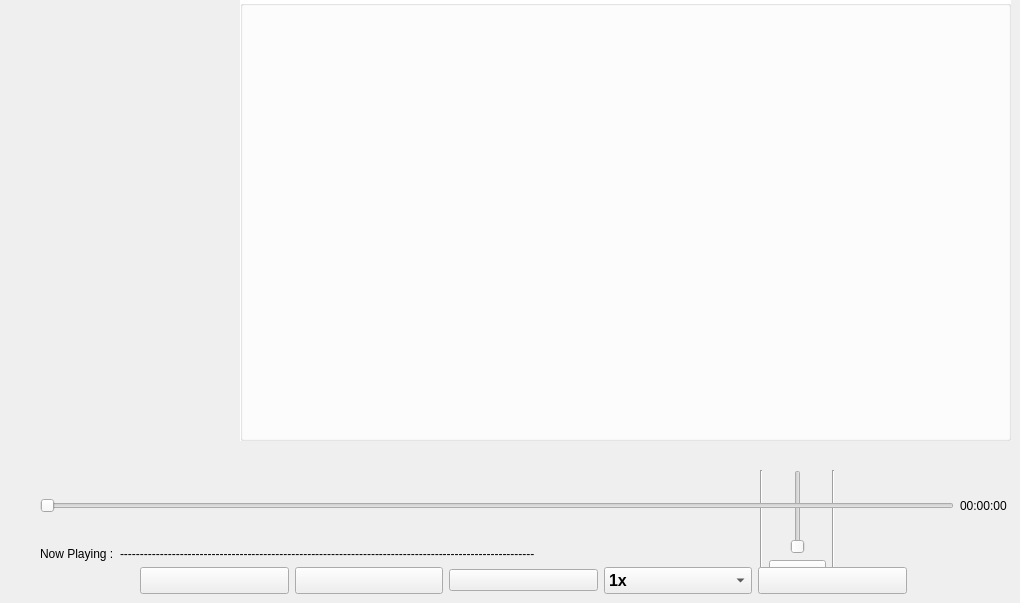
    <widget class="QWidget" name="tab_8">
     <attribute name="title">
      <string>Video</string>
     </attribute>
     <widget class="QGroupBox" name="groupBox_2">
      <property name="geometry">
       <rect>
        <x>240</x>
        <y>0</y>
        <width>771</width>
        <height>441</height>
       </rect>
      </property>
      <property name="sizePolicy">
       <sizepolicy hsizetype="Expanding" vsizetype="Expanding">
        <horstretch>0</horstretch>
        <verstretch>0</verstretch>
       </sizepolicy>
      </property>
      <property name="minimumSize">
       <size>
        <width>0</width>
        <height>0</height>
       </size>
      </property>
      <property name="mouseTracking">
       <bool>false</bool>
      </property>
      <property name="layoutDirection">
       <enum>Qt::RightToLeft</enum>
      </property>
      <property name="autoFillBackground">
       <bool>false</bool>
      </property>
      <property name="styleSheet">
       <string notr="true">background-color: rgb(255, 255, 255);</string>
      </property>
      <property name="title">
       <string/>
      </property>
     </widget>
     <widget class="QWidget" name="layoutWidget">
      <property name="geometry">
       <rect>
        <x>760</x>
        <y>470</y>
        <width>75</width>
        <height>121</height>
       </rect>
      </property>
      <layout class="QHBoxLayout" name="horizontalLayout">
       <item>
        <widget class="Line" name="line_4">
         <property name="orientation">
          <enum>Qt::Vertical</enum>
         </property>
        </widget>
       </item>
       <item>
        <layout class="QFormLayout" name="formLayout">
         <item row="1" column="0" colspan="2">
          <widget class="QPushButton" name="BtnMute">
           <property name="font">
            <font>
             <pointsize>12</pointsize>
             <weight>75</weight>
             <bold>true</bold>
            </font>
           </property>
           <property name="text">
            <string/>
           </property>
           <property name="icon">
            <iconset>
             <normaloff>:/Resources/ui_icons/Voice_48px.png</normaloff>:/Resources/ui_icons/Voice_48px.png</iconset>
           </property>
           <property name="iconSize">
            <size>
             <width>35</width>
             <height>35</height>
            </size>
           </property>
          </widget>
         </item>
         <item row="0" column="0" colspan="2">
          <widget class="QSlider" name="vSliderSound">
           <property name="sizePolicy">
            <sizepolicy hsizetype="Expanding" vsizetype="Maximum">
             <horstretch>0</horstretch>
             <verstretch>0</verstretch>
            </sizepolicy>
           </property>
           <property name="orientation">
            <enum>Qt::Vertical</enum>
           </property>
          </widget>
         </item>
        </layout>
       </item>
       <item>
        <widget class="Line" name="line_5">
         <property name="orientation">
          <enum>Qt::Vertical</enum>
         </property>
        </widget>
       </item>
      </layout>
     </widget>
     <widget class="QWidget" name="layoutWidget_2">
      <property name="geometry">
       <rect>
        <x>40</x>
        <y>470</y>
        <width>967</width>
        <height>124</height>
       </rect>
      </property>
      <layout class="QVBoxLayout" name="verticalLayout">
       <item>
        <layout class="QHBoxLayout" name="horizontalLayout_3">
         <item>
          <widget class="QSlider" name="hSliderVideo">
           <property name="sizePolicy">
            <sizepolicy hsizetype="Expanding" vsizetype="Expanding">
             <horstretch>0</horstretch>
             <verstretch>0</verstretch>
            </sizepolicy>
           </property>
           <property name="autoFillBackground">
            <bool>false</bool>
           </property>
           <property name="inputMethodHints">
            <set>Qt::ImhNone</set>
           </property>
           <property name="orientation">
            <enum>Qt::Horizontal</enum>
           </property>
           <property name="invertedAppearance">
            <bool>false</bool>
           </property>
           <property name="invertedControls">
            <bool>false</bool>
           </property>
           <property name="tickPosition">
            <enum>QSlider::NoTicks</enum>
           </property>
          </widget>
         </item>
         <item>
          <widget class="QLabel" name="endTime">
           <property name="sizePolicy">
            <sizepolicy hsizetype="Minimum" vsizetype="Minimum">
             <horstretch>0</horstretch>
             <verstretch>0</verstretch>
            </sizepolicy>
           </property>
           <property name="text">
            <string>00:00:00</string>
           </property>
          </widget>
         </item>
        </layout>
       </item>
       <item>
        <layout class="QHBoxLayout" name="horizontalLayout_4">
         <item>
          <widget class="QLabel" name="label_13">
           <property name="sizePolicy">
            <sizepolicy hsizetype="Fixed" vsizetype="Preferred">
             <horstretch>0</horstretch>
             <verstretch>0</verstretch>
            </sizepolicy>
           </property>
           <property name="text">
            <string>Now Playing :</string>
           </property>
          </widget>
         </item>
         <item>
          <widget class="QLabel" name="LblNowPlaying">
           <property name="text">
            <string>--------------------------------------------------------------------------------------------------------</string>
           </property>
          </widget>
         </item>
        </layout>
       </item>
       <item>
        <layout class="QGridLayout" name="gridLayout">
         <item row="0" column="1">
          <widget class="QPushButton" name="BtnPlay">
           <property name="font">
            <font>
             <pointsize>12</pointsize>
             <weight>75</weight>
             <bold>true</bold>
            </font>
           </property>
           <property name="text">
            <string/>
           </property>
           <property name="icon">
            <iconset>
             <normaloff>:/Resources/ui_icons/play.png</normaloff>:/Resources/ui_icons/play.png</iconset>
           </property>
           <property name="iconSize">
            <size>
             <width>50</width>
             <height>50</height>
            </size>
           </property>
          </widget>
         </item>
         <item row="0" column="0">
          <spacer name="horizontalSpacer">
           <property name="orientation">
            <enum>Qt::Horizontal</enum>
           </property>
           <property name="sizeType">
            <enum>QSizePolicy::Fixed</enum>
           </property>
           <property name="sizeHint" stdset="0">
            <size>
             <width>100</width>
             <height>20</height>
            </size>
           </property>
          </spacer>
         </item>
         <item row="0" column="2">
          <widget class="QPushButton" name="BtnPause">
           <property name="font">
            <font>
             <pointsize>12</pointsize>
             <weight>75</weight>
             <bold>true</bold>
            </font>
           </property>
           <property name="text">
            <string/>
           </property>
           <property name="icon">
            <iconset>
             <normaloff>:/Resources/ui_icons/pause.png</normaloff>:/Resources/ui_icons/pause.png</iconset>
           </property>
           <property name="iconSize">
            <size>
             <width>50</width>
             <height>50</height>
            </size>
           </property>
          </widget>
         </item>
         <item row="0" column="3">
          <widget class="QPushButton" name="BtnStop">
           <property name="text">
            <string/>
           </property>
           <property name="icon">
            <iconset>
             <normaloff>:/Resources/ui_icons/stop.png</normaloff>:/Resources/ui_icons/stop.png</iconset>
           </property>
           <property name="iconSize">
            <size>
             <width>50</width>
             <height>50</height>
            </size>
           </property>
          </widget>
         </item>
         <item row="0" column="8">
          <spacer name="horizontalSpacer_2">
           <property name="orientation">
            <enum>Qt::Horizontal</enum>
           </property>
           <property name="sizeType">
            <enum>QSizePolicy::Fixed</enum>
           </property>
           <property name="sizeHint" stdset="0">
            <size>
             <width>100</width>
             <height>20</height>
            </size>
           </property>
          </spacer>
         </item>
         <item row="0" column="5">
          <widget class="QComboBox" name="comboBox">
           <property name="sizePolicy">
            <sizepolicy hsizetype="Preferred" vsizetype="Fixed">
             <horstretch>0</horstretch>
             <verstretch>0</verstretch>
            </sizepolicy>
           </property>
           <property name="font">
            <font>
             <pointsize>12</pointsize>
             <weight>75</weight>
             <bold>true</bold>
            </font>
           </property>
           <property name="iconSize">
            <size>
             <width>50</width>
             <height>50</height>
            </size>
           </property>
           <item>
            <property name="text">
             <string>1x</string>
            </property>
            <property name="icon">
             <iconset>
              <normaloff>:/Resources/ui_icons/fastforward.png</normaloff>:/Resources/ui_icons/fastforward.png</iconset>
            </property>
           </item>
           <item>
            <property name="text">
             <string>0.5x</string>
            </property>
            <property name="icon">
             <iconset>
              <normaloff>:/Resources/ui_icons/speedup.png</normaloff>:/Resources/ui_icons/speedup.png</iconset>
            </property>
           </item>
           <item>
            <property name="text">
             <string>2x</string>
            </property>
            <property name="icon">
             <iconset>
              <normaloff>:/Resources/ui_icons/speedup.png</normaloff>:/Resources/ui_icons/speedup.png</iconset>
            </property>
           </item>
          </widget>
         </item>
         <item row="0" column="7">
          <widget class="QPushButton" name="directory">
           <property name="font">
            <font>
             <pointsize>12</pointsize>
             <weight>75</weight>
             <bold>true</bold>
            </font>
           </property>
           <property name="text">
            <string/>
           </property>
           <property name="icon">
            <iconset>
             <normaloff>../anas/ui_icons/Add File.png</normaloff>../anas/ui_icons/Add File.png</iconset>
           </property>
           <property name="iconSize">
            <size>
             <width>50</width>
             <height>50</height>
            </size>
           </property>
          </widget>
         </item>
        </layout>
       </item>
      </layout>
     </widget>
    </widget>
